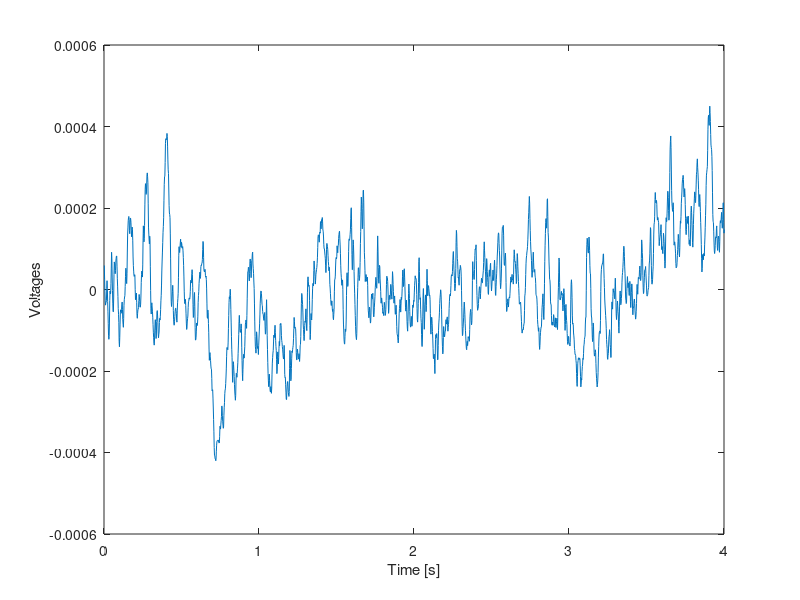

Recreate this plot in MATLAB. (Note: this script raises an error after producing the figure.)
%% load data
load('example-epo.mat')

%% plot example trial
times = (1:2049)/512;
itrial = 11;

plot(times,data(itrial,:))
xlim([0 4])
xlabel('Time [s]')
ylabel('Voltages')
%% calculate time-frequency power 
F = 2.^[1:.5:5];
Fsample = 512;
wavenumber = 6;
B = nan(9,2049,48);
for itrial = 1:48
    eegsignal = data(itrial,:);
    [B(:,:,itrial),~,~]=BOSC_tf(eegsignal,F,Fsample,wavenumber);
end

%% fit background spectra
[pv,meanpower]=BOSC_bgfit(F,mean(B,3));

% try robust linear regression
pv2 = robustfit(F,mean(mean(B,3),2));

% plot spectra
figure()
empiricalpower = mean(mean(B,3),2);
plot(F,empiricalpower,'LineStyle','-','LineWidth',1)
hold on
plot(F,meanpower,'LineStyle','--','LineWidth',2) % linear regression BG
plot(F,foof_ap_fit,'LineStyle',':','LineWidth',3,'Color','k')
legend('empirical PSD','linear regression','FOOOF aperiodic fit')
xlim([1 32])
xticks([1 4 8 12 32])
xlabel('Frequency [Hz]')
ylabel('Power [au]')
%% get power threshold
percentilethresh = 0.95;
numcyclesthresh= 3;
[powthresh,durthresh]=BOSC_thresholds(Fsample,percentilethresh,numcyclesthresh,F,meanpower);

%% detect oscillations
Detect = nan(size(B));
for ifreq = 1:9
    for itrial = 1:48
        [~,Detect(ifreq,:,itrial)]=BOSC_detect(B(ifreq,:,itrial),powthresh(ifreq),durthresh(ifreq),Fsample);
    end
end

%% plot BOSC outputs
plot(F,mean(mean(Detect,3),2),'-o')

%% test the effects of different cycles of temporal thresholding
list_cyclesthres = [1,2,3,4,5,6];
list_detect_oscillations = nan(6,9);
for ii = 1:6
    [powthresh,durthresh]=BOSC_thresholds(Fsample,percentilethresh,list_cyclesthres(ii),F,meanpower);
    % detect
    Detect = nan(size(B));
    for ifreq = 1:9
        for itrial = 1:48
            [~,Detect(ifreq,:,itrial)]=BOSC_detect(B(ifreq,:,itrial),powthresh(ifreq),durthresh(ifreq),Fsample);
        end
    end
    list_detect_oscillations(ii,:) = mean(mean(Detect,3),2);
end

%% plot effects of different cycles of temporal thresholding
figure()
hold on
for ii = 1:6
    plot(F,list_detect_oscillations(ii,:)*100,'LineWidth',ii,'Color','k')
end
xlim([1 32])
xticks([1 4 8 12 32])
xlabel('Frequency [Hz]')
ylabel('Detected oscillations [%]')
legend('cycle=1','cycle=2','cycle=3','cycle=4','cycle=5','cycle=6')

%% plot example trial opverlaid with Pepisodes
times = (1:2049)/512;
% 8Hz overlay
itrial = 11;
ifreq = 5;
numcyclesthresh= 3;
[powthresh,durthresh]=BOSC_thresholds(Fsample,percentilethresh,numcyclesthresh,F,meanpower);
[H,detected]=BOSC_detect(B(ifreq,:,itrial),powthresh(ifreq),durthresh(ifreq),Fsample);
plot(times,data(itrial,:),'LineStyle','--')

overlaydata = data(itrial,:);
overlaydata(find(~detected)) = nan;

hold on
plot(times,overlaydata,'LineWidth',2,'Color','r')

xlim([0 4])
xlabel('Time [s]')
ylabel('Voltages')
legend('raw trace','Detected 8Hz')